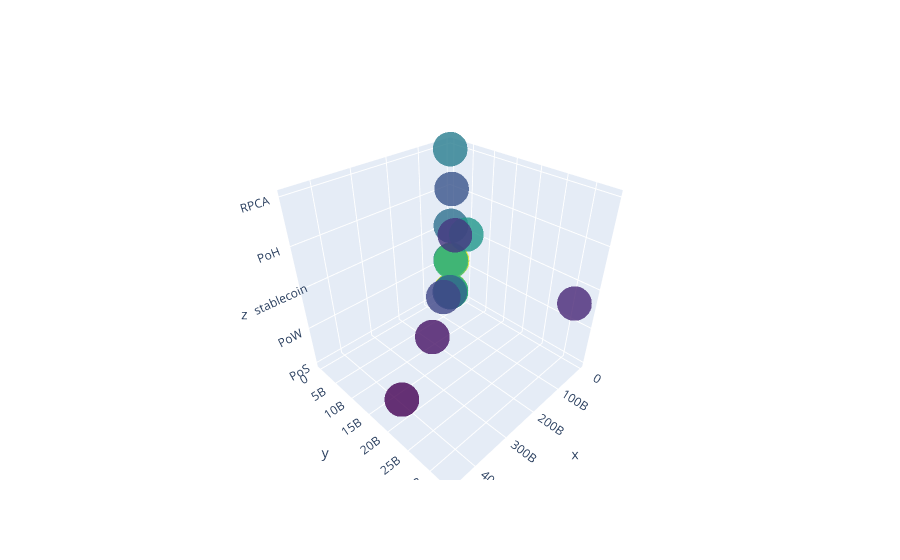

Notebook cell for this chart:
### Code cell
y_pred_hir_3 = model.fit_predict(x_2_3_s)
fig_3 = go.Figure(data =[go.Scatter3d(x = df_2['MarketCap'], 
                                   y = df_2['Volume'], 
                                   z = df_2['ProofType'], 
                                   mode ='markers' , 
                                   marker = dict( 
                                     size = 12, 
                                     color = y_pred_hir_3, 
                                     colorscale ='Viridis', 
                                     opacity = 0.8
                                   )  ) ]) 
fig_3.show()

### Figure 1 — Plotly figure (JSON) as saved in the notebook; plotly's stock layout.template omitted (floating-point values rounded to 4 significant figures)
{"data": [{"marker": {"color": [19, 16, 17, 15, 7, 11, 18, 14, 9, 12, 5, 13, 6, 10, 8, 3, 4, 2, 1, 0], "colorscale": [[0, "#440154"], [0.1111, "#482878"], [0.2222, "#3e4989"], [0.3333, "#31688e"], [0.4444, "#26828e"], [0.5556, "#1f9e89"], [0.6667, "#35b779"], [0.7778, "#6ece58"], [0.8889, "#b5de2b"], [1, "#fde725"]], "opacity": 0.8, "size": 12}, "mode": "markers", "type": "scatter3d", "x": [3586504072, 3992451215, 4237575489, 4901630273, 5513660644, 5606251419, 5729295460, 6018922345, 6659549868, 8053184610, 8349992848, 10342393982, 12109137813, 12132993575, 23581660945, 37317414284, 44599661514, 74588184814, 196082390477, 459083734664], "y": [1823000.0, 99190000.0, 141500000.0, 219706474, 217700000.0, 248000000.0, 591300000.0, 271900000.0, 203600000.0, 423300000.0, 633896302, 631100000.0, 364799566, 5084396129, 1349225371, 3665726400, 680800000.0, 33149475161, 8843689497, 22967636872], "z": ["PoS", "PoS", "PoW", "PoS", "stablecoin", "PoS", "PoW", "PoS", "PoW", "PoS", "PoH", "PoW", "PoS", "stablecoin", "RPCA", "stablecoin", "PoS", "stablecoin", "PoS", "PoW"]}], "layout": {}}
